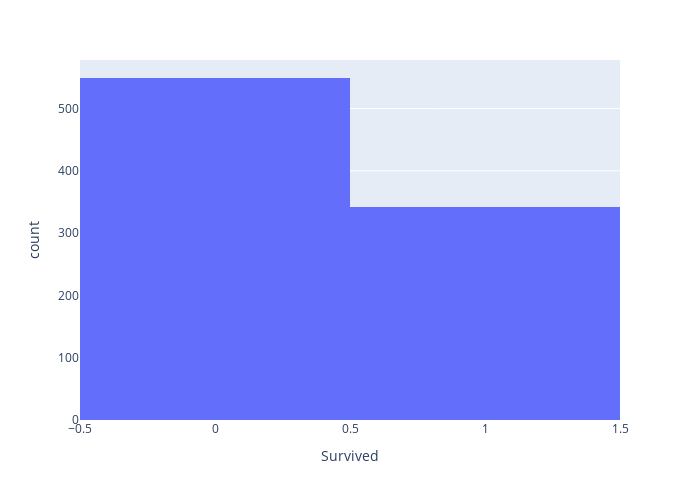
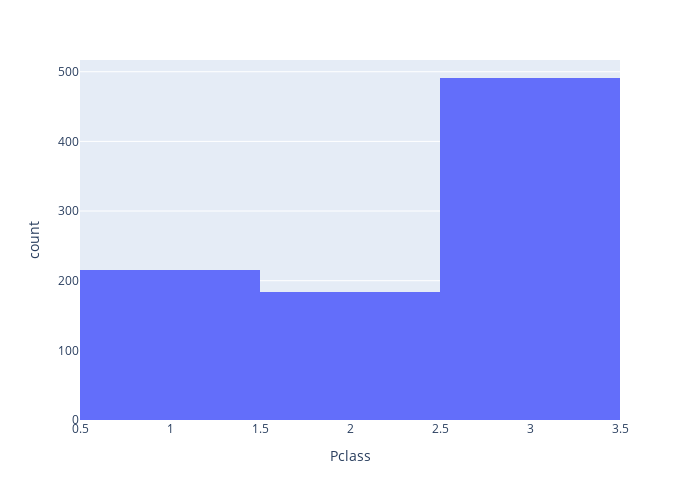
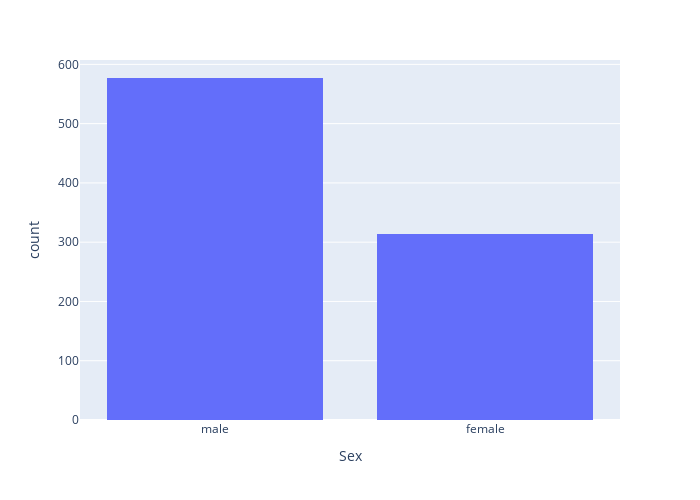
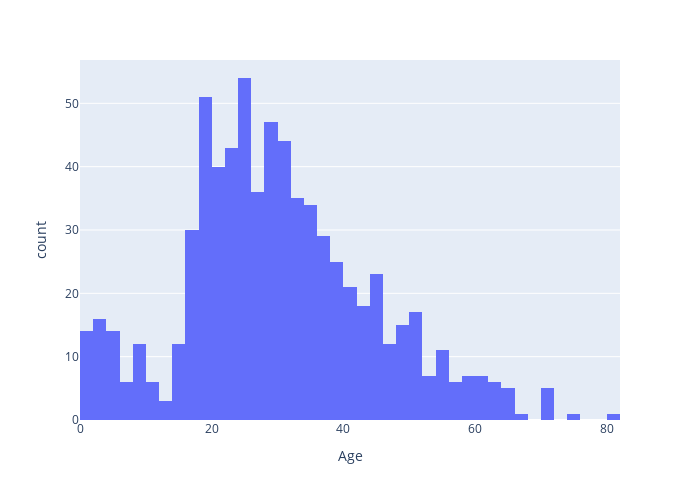

Notebook code cell kept with these figures, in order:
### Code cell
bad_cols = ['Name','Ticket','Cabin'] # колонки с уникальными данными(номера кабин, имена и номер билета)
for c in train_df.drop(bad_cols,axis=1).columns:
    fig = px.histogram(train_df[c],x=c,width=700,height=500)
    fig.show()

### Figure 1 — Plotly figure (JSON) as saved in the notebook; plotly's stock layout.template omitted (floating-point values rounded to 4 significant figures; data arrays with more than 128 entries replaced by an {"elided": "..."} marker saying what was removed)
{"data": [{"alignmentgroup": "True", "bingroup": "x", "hovertemplate": "Survived=%{x}<br>count=%{y}<extra></extra>", "legendgroup": "", "marker": {"color": "#636efa", "pattern": {"shape": ""}}, "name": "", "offsetgroup": "", "orientation": "v", "showlegend": false, "x": {"elided": "891 int values"}, "xaxis": "x", "yaxis": "y", "type": "histogram"}], "layout": {"xaxis": {"anchor": "y", "domain": [0.0, 1.0], "title": {"text": "Survived"}}, "yaxis": {"anchor": "x", "domain": [0.0, 1.0], "title": {"text": "count"}}, "legend": {"tracegroupgap": 0}, "margin": {"t": 60}, "barmode": "relative", "height": 500, "width": 700}}

### Figure 2 — Plotly figure (JSON) as saved in the notebook; plotly's stock layout.template omitted (floating-point values rounded to 4 significant figures; data arrays with more than 128 entries replaced by an {"elided": "..."} marker saying what was removed)
{"data": [{"alignmentgroup": "True", "bingroup": "x", "hovertemplate": "Pclass=%{x}<br>count=%{y}<extra></extra>", "legendgroup": "", "marker": {"color": "#636efa", "pattern": {"shape": ""}}, "name": "", "offsetgroup": "", "orientation": "v", "showlegend": false, "x": {"elided": "891 int values"}, "xaxis": "x", "yaxis": "y", "type": "histogram"}], "layout": {"xaxis": {"anchor": "y", "domain": [0.0, 1.0], "title": {"text": "Pclass"}}, "yaxis": {"anchor": "x", "domain": [0.0, 1.0], "title": {"text": "count"}}, "legend": {"tracegroupgap": 0}, "margin": {"t": 60}, "barmode": "relative", "height": 500, "width": 700}}

### Figure 3 — Plotly figure (JSON) as saved in the notebook; plotly's stock layout.template omitted (floating-point values rounded to 4 significant figures; data arrays with more than 128 entries replaced by an {"elided": "..."} marker saying what was removed)
{"data": [{"alignmentgroup": "True", "bingroup": "x", "hovertemplate": "Sex=%{x}<br>count=%{y}<extra></extra>", "legendgroup": "", "marker": {"color": "#636efa", "pattern": {"shape": ""}}, "name": "", "offsetgroup": "", "orientation": "v", "showlegend": false, "x": {"elided": "891 str values"}, "xaxis": "x", "yaxis": "y", "type": "histogram"}], "layout": {"xaxis": {"anchor": "y", "domain": [0.0, 1.0], "title": {"text": "Sex"}}, "yaxis": {"anchor": "x", "domain": [0.0, 1.0], "title": {"text": "count"}}, "legend": {"tracegroupgap": 0}, "margin": {"t": 60}, "barmode": "relative", "height": 500, "width": 700}}

### Figure 4 — Plotly figure (JSON) as saved in the notebook; plotly's stock layout.template omitted (floating-point values rounded to 4 significant figures; data arrays with more than 128 entries replaced by an {"elided": "..."} marker saying what was removed)
{"data": [{"alignmentgroup": "True", "bingroup": "x", "hovertemplate": "Age=%{x}<br>count=%{y}<extra></extra>", "legendgroup": "", "marker": {"color": "#636efa", "pattern": {"shape": ""}}, "name": "", "offsetgroup": "", "orientation": "v", "showlegend": false, "x": {"elided": "891 float values"}, "xaxis": "x", "yaxis": "y", "type": "histogram"}], "layout": {"xaxis": {"anchor": "y", "domain": [0.0, 1.0], "title": {"text": "Age"}}, "yaxis": {"anchor": "x", "domain": [0.0, 1.0], "title": {"text": "count"}}, "legend": {"tracegroupgap": 0}, "margin": {"t": 60}, "barmode": "relative", "height": 500, "width": 700}}
